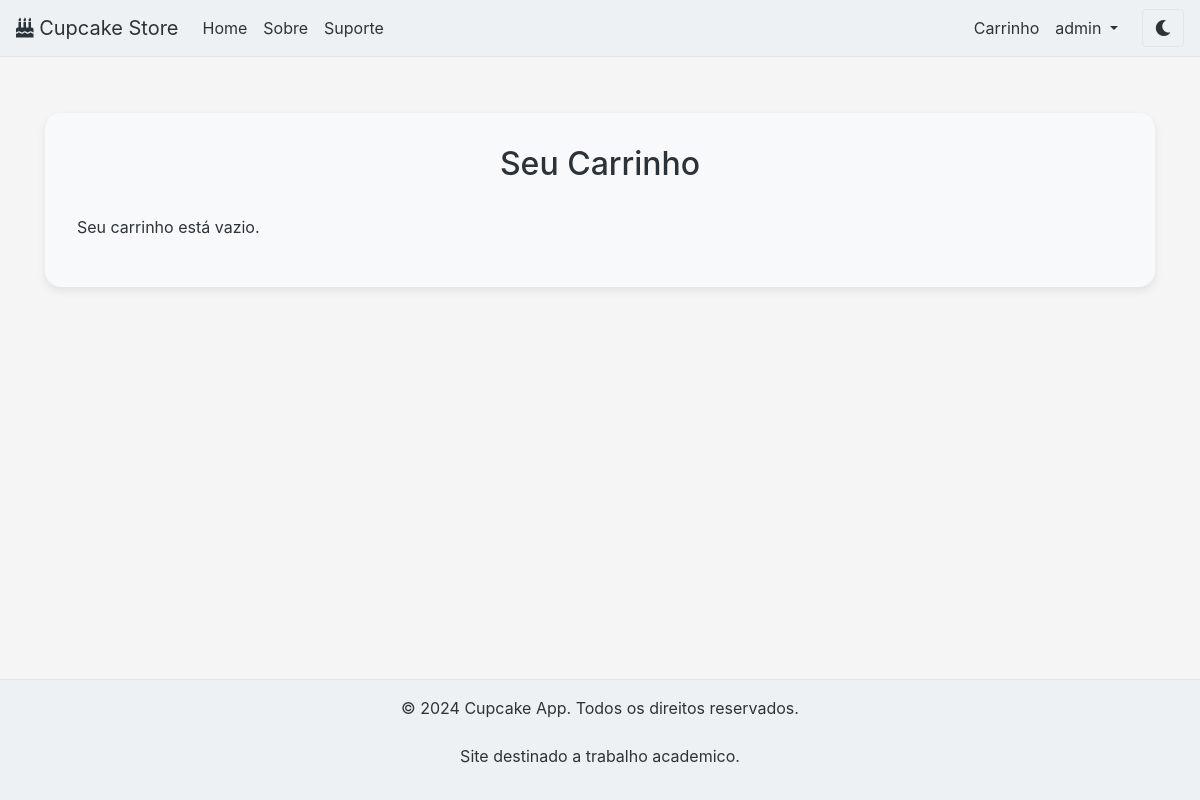
Page /carrinho/ (signed in) on the earlier database version.
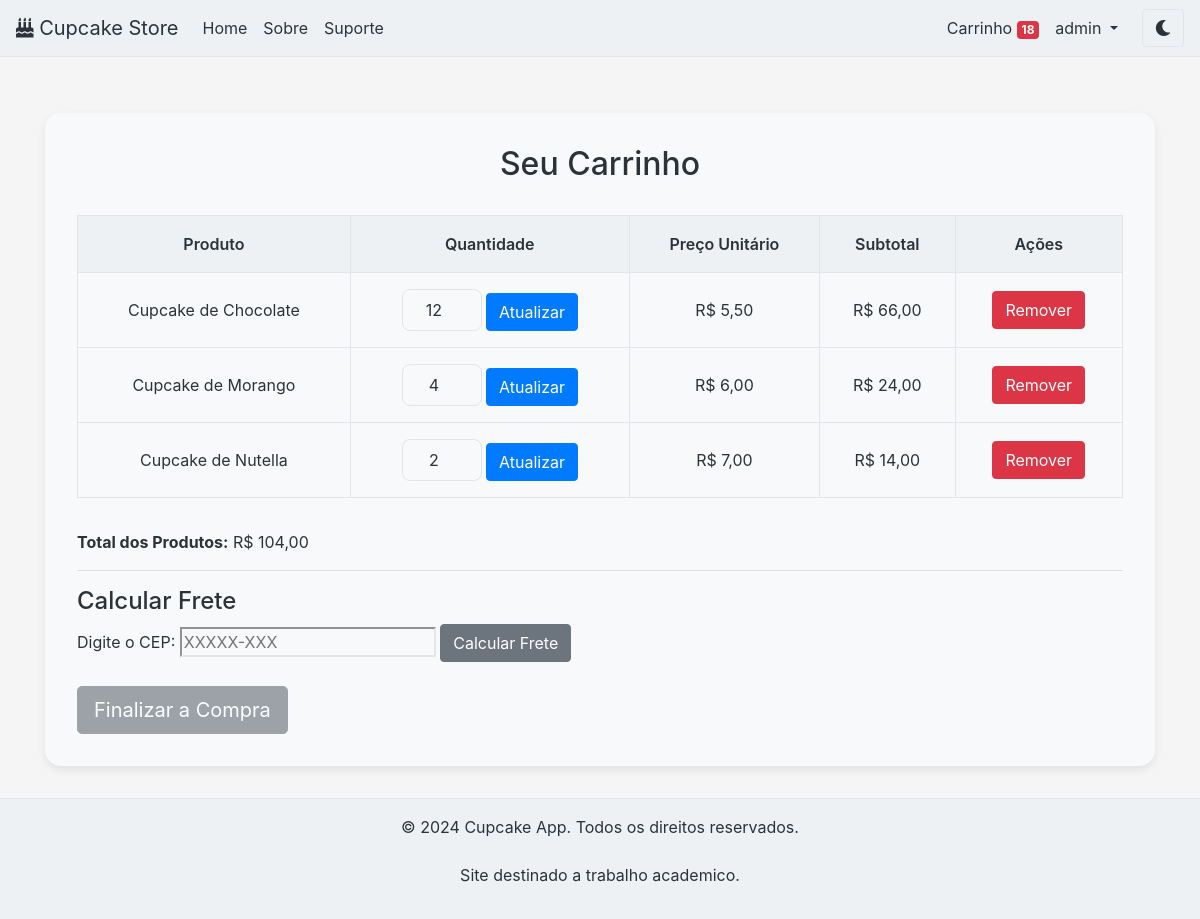
Same page on the later database version.
### meu_app/models.py (models this page shows, shortened)
class CarrinhoProduto(models.Model):
    carrinho = models.ForeignKey(Carrinho, on_delete=models.CASCADE)
    produto = models.ForeignKey(Produto, on_delete=models.CASCADE)
    quantidade = models.PositiveIntegerField(default=1)
    @property
    def subtotal(self):
        return self.quantidade * self.produto.preco
    class Meta:
        verbose_name = "Produto no Carrinho"
        verbose_name_plural = "Produtos no Carrinho"

class Produto(models.Model):
    TAMANHO_CHOICES = [
        ('P', 'Pequeno'),
        ('M', 'Médio'),
        ('G', 'Grande'),
    ]
    titulo = models.CharField(max_length=100)
    descricao = models.TextField()
    preco = models.DecimalField(max_digits=10, decimal_places=2)
    imagem = models.ImageField(upload_to='produtos/', null=True, blank=True)
    tamanho = models.CharField(max_length=1, choices=TAMANHO_CHOICES, default='M')
    ingredientes = models.TextField(blank=True)
    calorias = models.IntegerField(default=0)
    gorduras_totais = models.DecimalField(max_digits=5, decimal_places=2, default=0)
    gorduras_saturadas = models.DecimalField(max_digits=5, decimal_places=2, default=0)
    carboidratos = models.DecimalField(max_digits=5, decimal_places=2, default=0)
    proteinas = models.DecimalField(max_digits=5, decimal_places=2, default=0)
    fibras = models.DecimalField(max_digits=5, decimal_places=2, default=0)
    sodio = models.DecimalField(max_digits=5, decimal_places=2, default=0)
    class Meta:
        verbose_name = "Produto"
        verbose_name_plural = "Produtos"

### meu_app/views.py (the view, shortened to what this page needs)
# urls.py: path('carrinho/', views.carrinho, name=CARRINHO),  # Página do carrinho
@login_required
def carrinho(request):
    carrinho = Carrinho.objects.filter(usuario=request.user).first()
    itens = []
    total_geral = Decimal(0.0)
    frete = None
    erro_cep = None
    total_com_frete = None
    if carrinho:
        itens = carrinho.carrinhoproduto_set.all()
        total_geral = sum(item.subtotal for item in itens)
    return render(request, 'meu_app/carrinho.html', {
        'carrinho': carrinho,
        'itens': itens,
        'total_geral': total_geral,
        'frete': frete,
        'total_com_frete': total_com_frete,
        'erro_cep': erro_cep,
    })

### meu_app/context_processors.py (called while the page is built)
def carrinho_count(request):
    if request.user.is_authenticated:
        carrinho = Carrinho.objects.filter(usuario=request.user).first()
        if carrinho:
            return {'carrinho_count': carrinho.carrinhoproduto_set.aggregate(total=Sum('quantidade'))['total'] or 0}
    return {'carrinho_count': 0}

### meu_app/templates/meu_app/carrinho.html (shortened to what this page needs)
{% extends 'meu_app/base.html' %}
{% block content %}
<div class="cart-container">
    <h1 class="cart-title">Seu Carrinho</h1>
    {% if carrinho and itens %}
    <div class="desktop-cart">
        <table class="cart-table">
            <thead>
                <tr>
                    <th>Produto</th>
                    <th>Quantidade</th>
                    <th>Preço Unitário</th>
                    <th>Subtotal</th>
                    <th>Ações</th>
                </tr>
            </thead>
            <tbody>
                {% for item in itens %}
                <tr>
                    <td>{{ item.produto.titulo }}</td>
                    <td>
                        <form method="post" action="{% url 'atualizar_quantidade' item.produto.id %}">
                            <input type="number" name="quantidade" value="{{ item.quantidade }}" min="1" class="quantity-input">
                            <button type="submit" class="btn btn-primary">Atualizar</button>
                        </form>
                    </td>
                    <td>R$ {{ item.produto.preco }}</td>
                    <td>R$ {{ item.subtotal }}</td>
                    <td>
                        <form method="post" action="{% url 'remover_item' item.produto.id %}">
                            <button type="submit" class="btn btn-danger">Remover</button>
                        </form>
                    </td>
                </tr>
                {% endfor %}
            </tbody>
        </table>
    </div>
    <div class="text-end">
        <p><strong>Total dos Produtos:</strong> R$ {{ total_geral }}</p>
    </div>
    <hr>
    <h4>Calcular Frete</h4>
    <form method="post" action="{% url 'carrinho' %}">
        <label for="cep">Digite o CEP:</label>
        <input
            type="text"
            id="cep"
            name="cep"
            maxlength="9"
            pattern="\d{5}-\d{3}"
            placeholder="XXXXX-XXX"
            required
            oninput="formatarCEP(this)"
        >
        <button type="submit" class="btn btn-secondary">Calcular Frete</button>
    </form>
    <div class="text-end mt-4">
        {% if frete is not None %}
        <form method="get" action="{% url 'finalizar_compra' %}">
            <input type="hidden" name="total_com_frete" value="{{ total_com_frete|floatformat:2 }}">
            <button type="submit" class="btn btn-success btn-lg">Finalizar Compra</button>
        </form>
        {% else %}
        <button type="button" class="btn btn-secondary btn-lg" disabled>
            Finalizar a Compra
        </button>
        {% endif %}
    </div>
    {% else %}
    <p>Seu carrinho está vazio.</p>
    {% endif %}
</div>
{% endblock %}

### meu_app/templates/meu_app/base.html (shortened to what this page needs)
<!DOCTYPE html>
<html lang="en">
<head>
    {% load static %}
    <link rel="stylesheet" href="https://cdn.jsdelivr.net/npm/bootstrap@4.0.0/dist/css/bootstrap.min.css">
    <link rel="stylesheet" href="https://cdnjs.cloudflare.com/ajax/libs/font-awesome/5.15.4/css/all.min.css">
    <link rel="stylesheet" href="{% static 'css/themes.css' %}">
</head>
<body>
    <header>
        <nav class="navbar navbar-expand-lg navbar-light bg-light shadow">
            <a class="navbar-brand text-primary" href="/">
                <i class="fas fa-birthday-cake"></i>
                Cupcake Store
            </a>
            <div class="collapse navbar-collapse" id="navbarNav">
                <ul class="navbar-nav mr-auto">
                    <li class="nav-item">
                        <a class="nav-link" href="{% url 'index' %}">Home</a>
                    </li>
                    <li class="nav-item">
                        <a class="nav-link" href="{% url 'about' %}">Sobre</a>
                    </li>
                    {% if user.is_authenticated %}
                    <li class="nav-item">
                        <a class="nav-link" href="{% url 'suporte' %}">Suporte</a>
                    </li>
                    {% endif %}
                </ul>
                <ul class="navbar-nav">
                    {% if user.is_authenticated %}
                    <li class="nav-item">
                        <a class="nav-link" href="{% url 'carrinho' %}">
                            Carrinho
                            {% if carrinho_count > 0 %}
                            <span class="badge badge-primary">{{ carrinho_count }}</span>
                            {% endif %}
                        </a>
                    </li>
                    {% endif %}
                    {% if user.is_authenticated %}
                    <li class="nav-item dropdown">
                        <a class="nav-link dropdown-toggle" href="#" id="userDropdown" role="button"
                           data-toggle="dropdown" aria-haspopup="true" aria-expanded="false">
                            {{ user.username }}
                        </a>
                    </li>
                    {% endif %}
                    <li class="nav-item">
                        <button id="theme-toggle" class="btn btn-outline-secondary">
                            <i class="fas fa-moon"></i>
                        </button>
                    </li>
                </ul>
            </div>
        </nav>
    </header>
    <main class="container mt-4">
        {% block content %}{% endblock %}
    </main>
    <footer class="footer mt-auto py-3">
        <div class="container text-center">
            <span>&copy; 2024 Cupcake App. Todos os direitos reservados.</span>
            <br>
            <br>
            <p>Site destinado a trabalho academico. </p>
        </div>
    </footer>
</body>
</html>

### staticfiles/css/themes.css (style rules this page uses)
:root { --bg-primary: #f5f5f5; --bg-secondary: #eef1f4; --text-primary: #2c3338; --text-secondary: #6c757d; --border-color: #e2e5e9; --shadow-color: rgba(0, 0, 0, 0.08); --card-bg: #f8f9fa; --input-bg: #f8f9fa; --input-border: #e2e5e9; --navbar-bg: #f8f9fa; --navbar-text: #2c3338; --footer-bg: #eef1f4; --footer-text: #2c3338; --image-border-color: #f8f9fa; --card-light-bg: #eef1f4; --team-card-bg: #f8f9fa; --image-container-bg: #f8f9fa; }
body { min-height: 100vh; display: flex; flex-direction: column; background-color: var(--bg-primary); color: var(--text-primary); }
main { flex: 1 0 auto; }
.footer { background-color: var(--footer-bg); color: var(--footer-text); border-top: 1px solid var(--border-color); padding: 1rem 0; margin-top: 2rem; }
input, select, textarea { background-color: var(--input-bg) !important; border-color: var(--input-border) !important; color: var(--text-primary) !important; }
.navbar { background-color: var(--navbar-bg) !important; border-bottom: 1px solid var(--border-color); }
.navbar-brand, .nav-link { color: var(--navbar-text) !important; }
.navbar .btn-outline-primary, .navbar .btn-outline-secondary { border-color: var(--border-color); color: var(--navbar-text); }
.bg-light { background-color: var(--card-light-bg) !important; }
#theme-toggle { padding: 0.375rem 0.75rem; font-size: 1rem; }
@media (min-width: 992px) { .navbar-collapse { display: flex !important; justify-content: space-between; } }
@media (min-width: 992px) { .navbar-nav { align-items: center; } }
@media (min-width: 992px) { #theme-toggle { display: block; margin-left: 1rem; } }
.navbar .badge-primary { background-color: #dc3545 !important; color: white !important; border: none; }

### meu_app/templates/meu_app/carrinho.html (style rules this page uses)
.cart-container { background-color: var(--card-bg); border-radius: 1rem; box-shadow: 0 4px 8px var(--shadow-color); padding: 2rem; margin: 2rem auto; }
.cart-title { color: var(--text-primary); font-size: 2rem; text-align: center; margin-bottom: 2rem; }
.desktop-cart { display: block; }
.cart-table { width: 100%; border-collapse: collapse; margin-bottom: 2rem; color: var(--text-primary); }
.cart-table th { background-color: var(--bg-secondary); color: var(--text-primary); font-weight: 600; padding: 1rem; text-align: center; border: 1px solid var(--border-color); }
.cart-table td { padding: 1rem; vertical-align: middle; text-align: center; border: 1px solid var(--border-color); }
.quantity-input { width: 80px; padding: 0.5rem; border: 1px solid var(--border-color); border-radius: 0.5rem; text-align: center; background-color: var(--input-bg); color: var(--text-primary); }
label { color: var(--text-primary); }
input[type="text"] { background-color: var(--input-bg); border-color: var(--border-color); color: var(--text-primary); }

Differences in the rows shown:
added CarrinhoProduto: produto.titulo "Cupcake de Chocolate", quantidade "12", produto.preco "5,50", subtotal "66,00"
added CarrinhoProduto: produto.titulo "Cupcake de Morango", quantidade "4", produto.preco "6,00", subtotal "24,00"
added CarrinhoProduto: produto.titulo "Cupcake de Nutella", quantidade "2", produto.preco "7,00", subtotal "14,00"
Other differences:
{{ carrinho_count }}: (not shown) → "18"
{{ total_geral }}: (not shown) → "104,00"
text no longer shown: "Seu carrinho está vazio."
text now shown: "Produto Quantidade Preço Unitário Subtotal Ações Total dos Produtos: R$ Calcular Frete Digite o CEP: Calcular Frete Finalizar a Compra"
